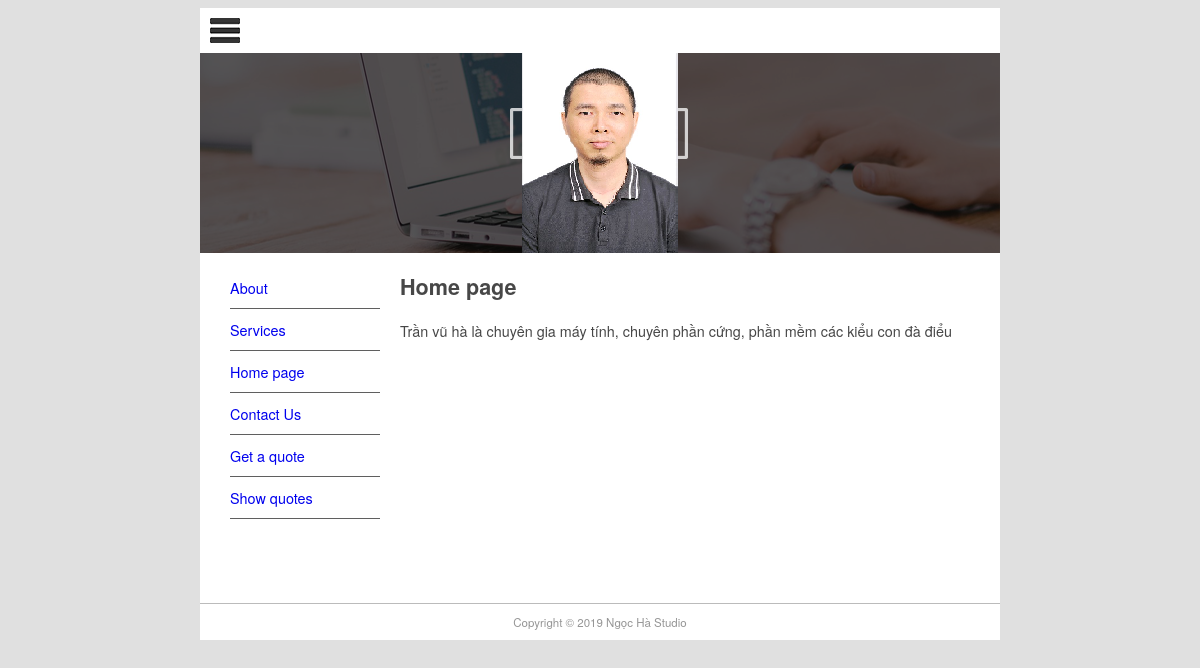
The page / on the database its author committed.
### pages/models.py (models this page shows, shortened)
class Page(models.Model):
    title = models.CharField(max_length=60)
    permalink = models.CharField(max_length=12,unique=True)
    update_date = models.DateTimeField('Last Update')
    bodytext = models.TextField('Page Content',blank=True)

### pages/views.py (the view)
# urls.py: path('',views.index,{'pagename':''},name='home'),
def index(request,pagename):
    pagename = '/'+pagename
    pg = get_object_or_404(Page,permalink = pagename)
    context = {
        'title':pg.title,
        'content':pg.bodytext,
        'last_update':pg.update_date,
        'page_list':Page.objects.all(),
    }
    return render(request,"page.html",context)

### templates/page.html (shortened to what this page needs)
{% extends 'base.html' %}
{% block sidenav %}
    {% for page in page_list %}
        <li>
            <a href="{{ page.permalink }}">{{page.title}}</a>
        </li>
    {% endfor %}
{% endblock sidenav %}
{% block content %}
<h1>{{title}}</h1>
    {% autoescape off%}
        {{content}}
    {%endautoescape%}
{% endblock content%}

### static/main.css (style rules this page uses)
body { background-color: #E0E0E0; font-family: Gotham, "Helvetica Neue", Helvetica, Arial, sans-serif; font-size: 0.9em; text-align: justify; color: #474747; }
#nav li { padding-top: 10px; padding-bottom: 10px; font-size: 1em; list-style-type: none; border-bottom: thin solid #5F5F5F; color: #4C4C4C; left: 0px; list-style-position: inside; margin-left: -10px; }
#nav li a { text-decoration: none; }

### rows shown on the page
Page: title "About"
Page: title "Services"
Page: title "Home page", bodytext "Trần vũ hà là chuyên gia máy tính, chuyên phần cứng, phần mềm các kiểu con đà điểu"
